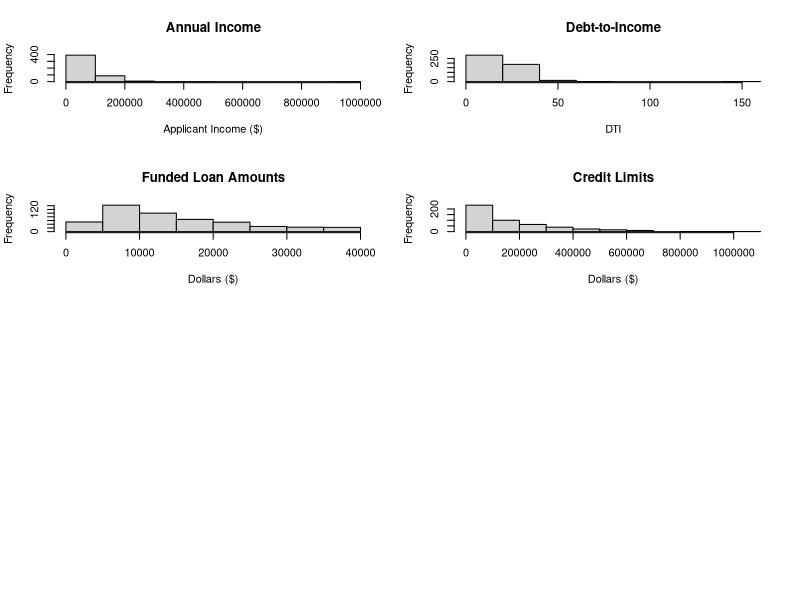
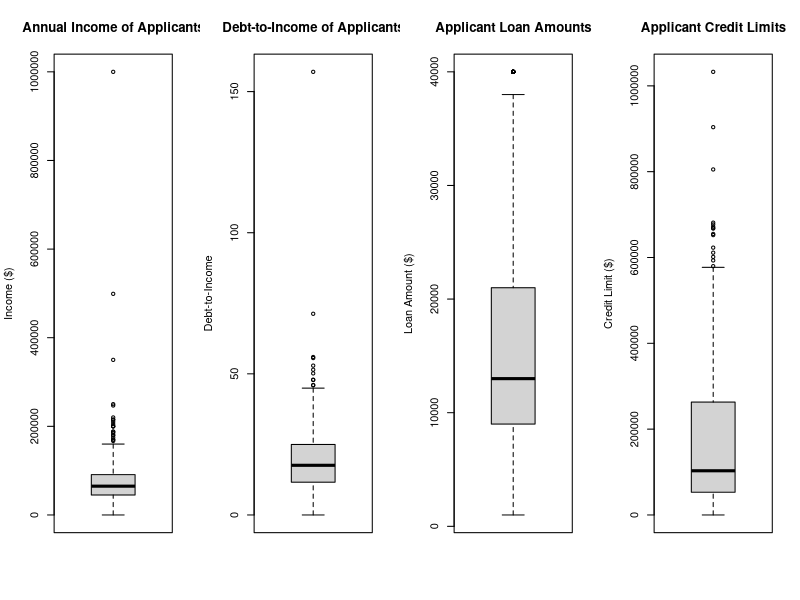
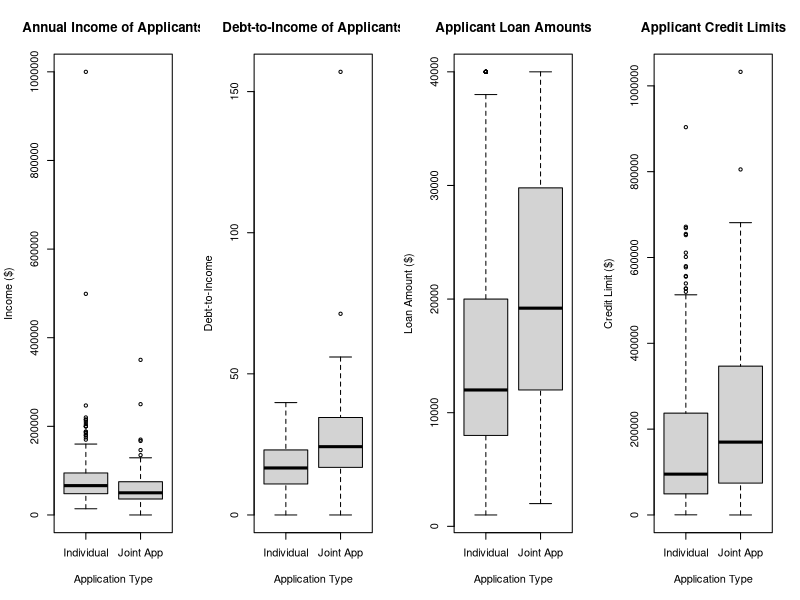
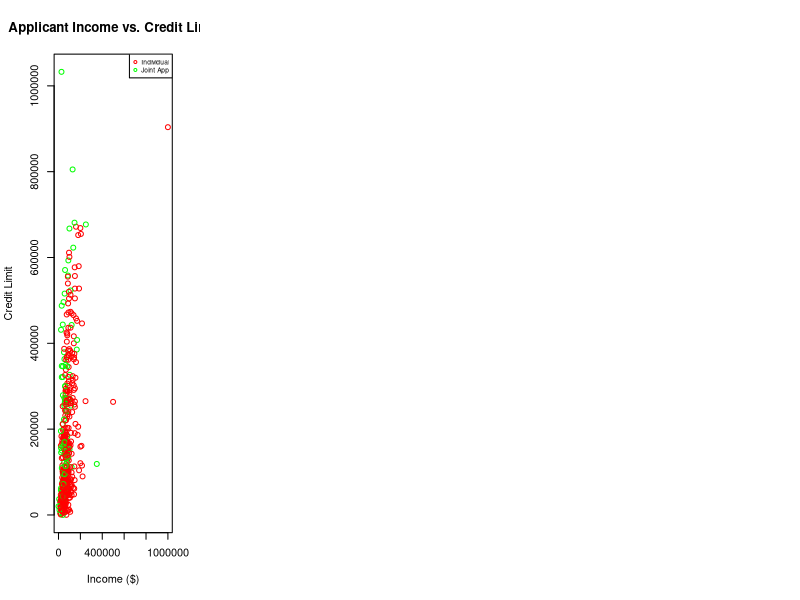

These figures' R source, in order:
loans <- read.csv("LCloans2_Q1_2018.csv")

# Summary Statistics of Variables
par(mfrow = c(5, 1))
summary(loans$annual_inc, na.rm = T)
summary(loans$dti, na.rm = T)
summary(loans$funded_amnt, na.rm = T)
summary(loans$tot_hi_cred_lim, na.rm = T)
table(loans$application_type)

# Histograms
options(scipen = 10000)
par(mfrow = c(4, 2.5))
hist(loans$annual_inc, main = "Annual Income", xlab = "Applicant Income ($)")
hist(loans$dti, main = "Debt-to-Income", xlab = "DTI")
hist(loans$funded_amnt, main = "Funded Loan Amounts", xlab = "Dollars ($)")
hist(loans$tot_hi_cred_lim, main = "Credit Limits", xlab = "Dollars ($)")

# Boxplots
par(mfrow = c(1, 4))
boxplot(loans$annual_inc, main = 'Annual Income of Applicants', ylab = 'Income ($)')
boxplot(loans$dti, main = 'Debt-to-Income of Applicants', ylab = 'Debt-to-Income')
boxplot(loans$funded_amnt, main = 'Applicant Loan Amounts', ylab = 'Loan Amount ($)')
boxplot(loans$tot_hi_cred_lim, main = 'Applicant Credit Limits', ylab = 'Credit Limit ($)')

# Boxplot for Variables by Application Type
par(mfrow = c(1, 4))
boxplot(loans$annual_inc ~ loans$application_type, 
        main = 'Annual Income of Applicants', xlab = "Application Type", ylab = 'Income ($)')
boxplot(loans$dti ~ loans$application_type, 
        main = 'Debt-to-Income of Applicants', xlab = "Application Type", ylab = 'Debt-to-Income')
boxplot(loans$funded_amnt ~ loans$application_type, 
        main = 'Applicant Loan Amounts', xlab = "Application Type", ylab = 'Loan Amount ($)')
boxplot(loans$tot_hi_cred_lim ~ loans$application_type, 
        main = 'Applicant Credit Limits', xlab = "Application Type", ylab = 'Credit Limit ($)')

# Scatterplot
loans$application_type <- as.factor(loans$application_type)
color.names <- c("red", "green")
plot(loans$annual_inc, loans$tot_hi_cred_lim, main = 'Applicant Income vs. Credit Limit', 
     xlab = 'Income ($)', ylab = 'Credit Limit', col = color.names[loans$application_type])
legend('topright', legend = c("Individual",
                           "Joint App"),
       col = c("red", "green"),
       pch = 1, cex = 0.6)

# Overall Spearman Correlation
cor(loans$annual_inc, loans$tot_hi_cred_lim, method = 'spearman')

# Overall Pearson Correlation
cor(loans$annual_inc, loans$tot_hi_cred_lim)

# Pearson Correlation of Individual Subset
indv_comp <- subset(loans, loans$application_type == "Individual")
cor(indv_comp$annual_inc, indv_comp$tot_hi_cred_lim)

# Pearson Correlation of Joint Subset
joint_comp <- subset(loans, loans$application_type == "Joint App")
cor(joint_comp$annual_inc, joint_comp$tot_hi_cred_lim)